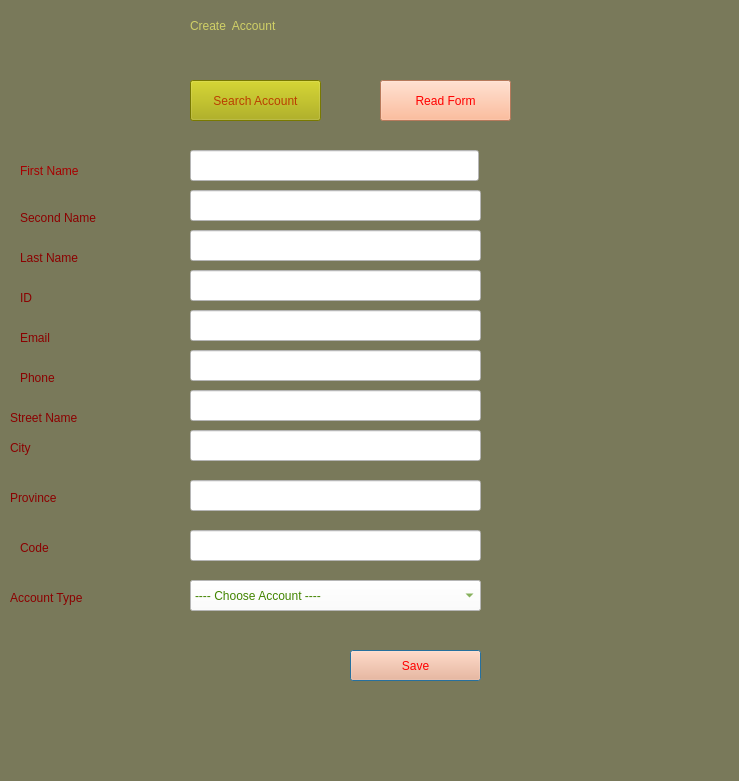
<?xml version="1.0" encoding="UTF-8"?>
<ui version="4.0">
 <class>Dialog</class>
 <widget class="QDialog" name="Dialog">
  <property name="geometry">
   <rect>
    <x>0</x>
    <y>0</y>
    <width>739</width>
    <height>781</height>
   </rect>
  </property>
  <property name="windowTitle">
   <string>Dialog</string>
  </property>
  <property name="styleSheet">
   <string notr="true">background-color: rgb(121, 121, 90);</string>
  </property>
  <widget class="QLabel" name="label">
   <property name="geometry">
    <rect>
     <x>190</x>
     <y>10</y>
     <width>271</width>
     <height>31</height>
    </rect>
   </property>
   <property name="styleSheet">
    <string notr="true">color: rgb(208, 208, 103);
font: 14pt &quot;MV Boli&quot;;
font: 26pt &quot;MS Shell Dlg 2&quot;;</string>
   </property>
   <property name="text">
    <string>Create  Account</string>
   </property>
  </widget>
  <widget class="QLabel" name="label_2">
   <property name="geometry">
    <rect>
     <x>20</x>
     <y>160</y>
     <width>101</width>
     <height>21</height>
    </rect>
   </property>
   <property name="styleSheet">
    <string notr="true">color: rgb(167, 0, 0);
font: 14pt &quot;MS Shell Dlg 2&quot;;
</string>
   </property>
   <property name="text">
    <string>First Name</string>
   </property>
  </widget>
  <widget class="QLabel" name="label_3">
   <property name="geometry">
    <rect>
     <x>20</x>
     <y>210</y>
     <width>131</width>
     <height>16</height>
    </rect>
   </property>
   <property name="styleSheet">
    <string notr="true">color: rgb(139, 0, 0);
font: 14pt &quot;MS Shell Dlg 2&quot;;</string>
   </property>
   <property name="text">
    <string>Second Name</string>
   </property>
  </widget>
  <widget class="QLineEdit" name="fName">
   <property name="geometry">
    <rect>
     <x>190</x>
     <y>150</y>
     <width>289</width>
     <height>31</height>
    </rect>
   </property>
   <property name="styleSheet">
    <string notr="true">background-color: rgb(255, 255, 255);
color: rgb(0, 85, 0);
font: 11pt &quot;MS Shell Dlg 2&quot;;</string>
   </property>
   <property name="text">
    <string/>
   </property>
  </widget>
  <widget class="QLineEdit" name="sName">
   <property name="geometry">
    <rect>
     <x>190</x>
     <y>190</y>
     <width>291</width>
     <height>31</height>
    </rect>
   </property>
   <property name="styleSheet">
    <string notr="true">color: rgb(0, 85, 0);
background-color: rgb(255, 255, 255);
font: 10pt &quot;MS Shell Dlg 2&quot;;</string>
   </property>
  </widget>
  <widget class="QPushButton" name="btnLogin">
   <property name="geometry">
    <rect>
     <x>350</x>
     <y>650</y>
     <width>131</width>
     <height>31</height>
    </rect>
   </property>
   <property name="styleSheet">
    <string notr="true">background-color: rgb(255, 170, 127);
color: rgb(255, 0, 0);
font: 12pt &quot;MS Shell Dlg 2&quot;;</string>
   </property>
   <property name="text">
    <string>Save</string>
   </property>
  </widget>
  <widget class="QPushButton" name="createAcc">
   <property name="geometry">
    <rect>
     <x>190</x>
     <y>80</y>
     <width>131</width>
     <height>41</height>
    </rect>
   </property>
   <property name="styleSheet">
    <string notr="true">color: rgb(186, 62, 0);
background-color: rgb(170, 170, 0);</string>
   </property>
   <property name="text">
    <string>Search Account</string>
   </property>
  </widget>
  <widget class="QPushButton" name="btnRead">
   <property name="geometry">
    <rect>
     <x>380</x>
     <y>80</y>
     <width>131</width>
     <height>41</height>
    </rect>
   </property>
   <property name="styleSheet">
    <string notr="true">background-color: rgb(255, 170, 127);
color: rgb(255, 0, 0);
font: 12pt &quot;MS Shell Dlg 2&quot;;</string>
   </property>
   <property name="text">
    <string>Read Form</string>
   </property>
  </widget>
  <widget class="QLineEdit" name="lName">
   <property name="geometry">
    <rect>
     <x>190</x>
     <y>230</y>
     <width>291</width>
     <height>31</height>
    </rect>
   </property>
   <property name="styleSheet">
    <string notr="true">color: rgb(0, 85, 0);
background-color: rgb(255, 255, 255);
font: 10pt &quot;MS Shell Dlg 2&quot;;</string>
   </property>
  </widget>
  <widget class="QLineEdit" name="id">
   <property name="geometry">
    <rect>
     <x>190</x>
     <y>270</y>
     <width>291</width>
     <height>31</height>
    </rect>
   </property>
   <property name="styleSheet">
    <string notr="true">color: rgb(0, 85, 0);
background-color: rgb(255, 255, 255);
font: 10pt &quot;MS Shell Dlg 2&quot;;</string>
   </property>
  </widget>
  <widget class="QLineEdit" name="strName">
   <property name="geometry">
    <rect>
     <x>190</x>
     <y>390</y>
     <width>291</width>
     <height>31</height>
    </rect>
   </property>
   <property name="styleSheet">
    <string notr="true">color: rgb(0, 85, 0);
background-color: rgb(255, 255, 255);
font: 10pt &quot;MS Shell Dlg 2&quot;;</string>
   </property>
  </widget>
  <widget class="QLineEdit" name="city">
   <property name="geometry">
    <rect>
     <x>190</x>
     <y>430</y>
     <width>291</width>
     <height>31</height>
    </rect>
   </property>
   <property name="styleSheet">
    <string notr="true">color: rgb(0, 85, 0);
background-color: rgb(255, 255, 255);
font: 10pt &quot;MS Shell Dlg 2&quot;;</string>
   </property>
  </widget>
  <widget class="QLabel" name="label_4">
   <property name="geometry">
    <rect>
     <x>20</x>
     <y>250</y>
     <width>131</width>
     <height>16</height>
    </rect>
   </property>
   <property name="styleSheet">
    <string notr="true">color: rgb(139, 0, 0);
font: 14pt &quot;MS Shell Dlg 2&quot;;</string>
   </property>
   <property name="text">
    <string>Last Name</string>
   </property>
  </widget>
  <widget class="QLabel" name="label_5">
   <property name="geometry">
    <rect>
     <x>20</x>
     <y>290</y>
     <width>131</width>
     <height>16</height>
    </rect>
   </property>
   <property name="styleSheet">
    <string notr="true">color: rgb(139, 0, 0);
font: 14pt &quot;MS Shell Dlg 2&quot;;</string>
   </property>
   <property name="text">
    <string>ID</string>
   </property>
  </widget>
  <widget class="QLabel" name="label_6">
   <property name="geometry">
    <rect>
     <x>10</x>
     <y>410</y>
     <width>131</width>
     <height>16</height>
    </rect>
   </property>
   <property name="styleSheet">
    <string notr="true">color: rgb(139, 0, 0);
font: 14pt &quot;MS Shell Dlg 2&quot;;</string>
   </property>
   <property name="text">
    <string>Street Name</string>
   </property>
  </widget>
  <widget class="QLabel" name="label_7">
   <property name="geometry">
    <rect>
     <x>10</x>
     <y>440</y>
     <width>131</width>
     <height>16</height>
    </rect>
   </property>
   <property name="styleSheet">
    <string notr="true">color: rgb(139, 0, 0);
font: 14pt &quot;MS Shell Dlg 2&quot;;</string>
   </property>
   <property name="text">
    <string>City</string>
   </property>
  </widget>
  <widget class="QLineEdit" name="province">
   <property name="geometry">
    <rect>
     <x>190</x>
     <y>480</y>
     <width>291</width>
     <height>31</height>
    </rect>
   </property>
   <property name="styleSheet">
    <string notr="true">color: rgb(0, 85, 0);
background-color: rgb(255, 255, 255);
font: 10pt &quot;MS Shell Dlg 2&quot;;</string>
   </property>
  </widget>
  <widget class="QLineEdit" name="code">
   <property name="geometry">
    <rect>
     <x>190</x>
     <y>530</y>
     <width>291</width>
     <height>31</height>
    </rect>
   </property>
   <property name="styleSheet">
    <string notr="true">color: rgb(0, 85, 0);
background-color: rgb(255, 255, 255);
font: 10pt &quot;MS Shell Dlg 2&quot;;</string>
   </property>
  </widget>
  <widget class="QLabel" name="label_8">
   <property name="geometry">
    <rect>
     <x>10</x>
     <y>490</y>
     <width>131</width>
     <height>16</height>
    </rect>
   </property>
   <property name="styleSheet">
    <string notr="true">color: rgb(139, 0, 0);
font: 14pt &quot;MS Shell Dlg 2&quot;;</string>
   </property>
   <property name="text">
    <string>Province</string>
   </property>
  </widget>
  <widget class="QLabel" name="label_9">
   <property name="geometry">
    <rect>
     <x>20</x>
     <y>540</y>
     <width>131</width>
     <height>16</height>
    </rect>
   </property>
   <property name="styleSheet">
    <string notr="true">color: rgb(139, 0, 0);
font: 14pt &quot;MS Shell Dlg 2&quot;;</string>
   </property>
   <property name="text">
    <string>Code</string>
   </property>
  </widget>
  <widget class="QLabel" name="label_10">
   <property name="geometry">
    <rect>
     <x>10</x>
     <y>590</y>
     <width>131</width>
     <height>16</height>
    </rect>
   </property>
   <property name="styleSheet">
    <string notr="true">color: rgb(139, 0, 0);
font: 14pt &quot;MS Shell Dlg 2&quot;;</string>
   </property>
   <property name="text">
    <string>Account Type</string>
   </property>
  </widget>
  <widget class="QComboBox" name="account">
   <property name="geometry">
    <rect>
     <x>190</x>
     <y>580</y>
     <width>291</width>
     <height>31</height>
    </rect>
   </property>
   <property name="styleSheet">
    <string notr="true">color: rgb(66, 132, 0);
background-color: rgb(255, 255, 255);
font: 10pt &quot;MS Shell Dlg 2&quot;;</string>
   </property>
   <item>
    <property name="text">
     <string>---- Choose Account ----</string>
    </property>
   </item>
   <item>
    <property name="text">
     <string>Savings</string>
    </property>
   </item>
   <item>
    <property name="text">
     <string>Cheque</string>
    </property>
   </item>
  </widget>
  <widget class="QLineEdit" name="email">
   <property name="geometry">
    <rect>
     <x>190</x>
     <y>310</y>
     <width>291</width>
     <height>31</height>
    </rect>
   </property>
   <property name="styleSheet">
    <string notr="true">color: rgb(0, 85, 0);
background-color: rgb(255, 255, 255);
font: 10pt &quot;MS Shell Dlg 2&quot;;</string>
   </property>
  </widget>
  <widget class="QLineEdit" name="phone">
   <property name="geometry">
    <rect>
     <x>190</x>
     <y>350</y>
     <width>291</width>
     <height>31</height>
    </rect>
   </property>
   <property name="styleSheet">
    <string notr="true">color: rgb(0, 85, 0);
background-color: rgb(255, 255, 255);
font: 10pt &quot;MS Shell Dlg 2&quot;;</string>
   </property>
  </widget>
  <widget class="QLabel" name="label_11">
   <property name="geometry">
    <rect>
     <x>20</x>
     <y>330</y>
     <width>131</width>
     <height>16</height>
    </rect>
   </property>
   <property name="styleSheet">
    <string notr="true">color: rgb(139, 0, 0);
font: 14pt &quot;MS Shell Dlg 2&quot;;</string>
   </property>
   <property name="text">
    <string>Email</string>
   </property>
  </widget>
  <widget class="QLabel" name="label_12">
   <property name="geometry">
    <rect>
     <x>20</x>
     <y>370</y>
     <width>131</width>
     <height>16</height>
    </rect>
   </property>
   <property name="styleSheet">
    <string notr="true">color: rgb(139, 0, 0);
font: 14pt &quot;MS Shell Dlg 2&quot;;</string>
   </property>
   <property name="text">
    <string>Phone</string>
   </property>
  </widget>
 </widget>
 <resources/>
 <connections/>
</ui>
